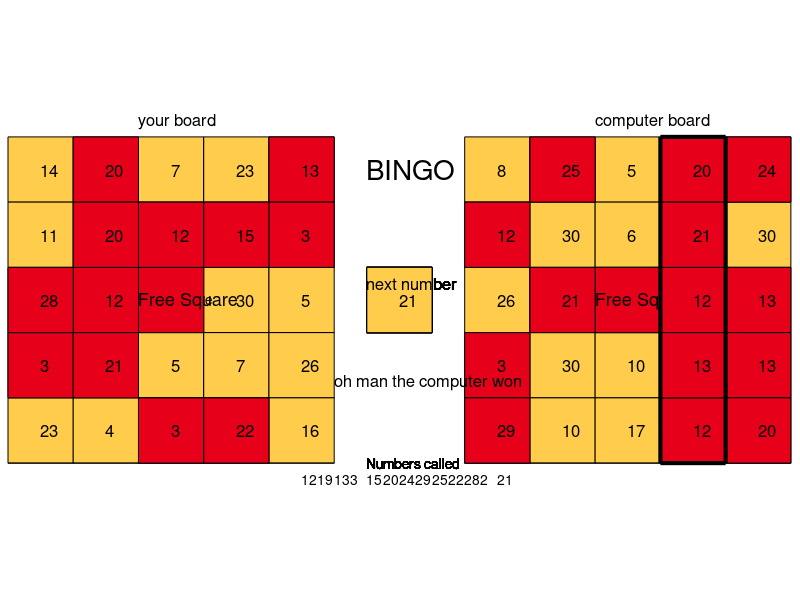

MATLAB code to generate this figure:
function FINALPROJECT

boardie


cb=randi(30,5,5)
cb(3,3)=0
rectangle('position',[60 40 20 20],'FaceColor',[0.9 0. 0.1])
%EVERYTHING DONE BEFORE THIS WAS TO MAKE THE BOARD AND THE FREE SPACE

yb=randi(30,5,5)
yb(3,3)=0
counter1=1
counter2=1
for(j=1:5)
    for(i=1:5)
   text(i*20+10,j*20-10,num2str(cb(i,j)),'FontSize',12)
   text(i*20-130,j*20-10,num2str(yb(i,j)),'FontSize',12)
    end
end
%puts the numbers on the table
rectangle('position',[60 40 20 20],'FaceColor',[0.9 0. 0.1])
rectangle('position',[-80 40 20 20],'FaceColor',[0.9 0. 0.1])

text(-80,50,'Free Square','FontSize',13)
text(60,50,'Free Square','FontSize',13)
wincb=0
winyb=0
winnercb=0
winneryb=0
notnextnum=[1,30]
cntr=1
while(winnercb==0&&winneryb==0)
    pause(0.001)
  
  nextnum=randi(30) 
  while(find(nextnum==notnextnum))
      nextnum=randi(30)
  end
  notnextnum(cntr)=nextnum
  cntr=cntr+1
  text(-10,100,'Numbers called')
  text(-40+(5*cntr),105,num2str(nextnum))
  rectangle('position',[-10 40 20 20],'FaceColor', [1,0.8,0.3])
  text(-10,45,'next number','FontSize',12) 
  text(0,50,num2str(nextnum),'FontSize',12)
  %this checks to see if the number has been called
  for(k=1:5)
      for(l=1:5)
          if((cb(k,l))==nextnum)
              save=cb(k,l)
              cb(k,l)=0;
              rectangle('position',[k*20 l*20-20 20 20],'FaceColor',[0.9 0. 0.1])
              text(k*20+10,l*20-10,num2str(save),'FontSize',12)
          end
              if((yb(k,l))==nextnum)
              save=yb(k,l)
              yb(k,l)=0;
              rectangle('position',[k*20-140 l*20-20 20 20],'FaceColor',[0.9 0. 0.1])
              text(k*20-130,l*20-10,num2str(save),'FontSize',12)
              
              end
      end
  end
  
  
  %this checks to see if a player has won
  %goes through each column row and diag to see if they have bingo
    for(i=1:5)

        winyb=((sum(yb(i,:)))==0||((sum(yb(:,i)))==0)||sum(diag(yb))==0||sum(diag(flipud(yb)))==0);
        wincb=((sum(cb(i,:)))==0||((sum(cb(:,i)))==0)||sum(diag(cb))==0||sum(diag(flipud(cb)))==0);
        if((sum(yb(i,:)))==0)
           rectangle('position',[(-120+(20*(i-1))) 0 20 100],'LineWidth',3)
        
        elseif((sum(yb(:,i)))==0)
           rectangle('position',[-120 (0+(20*(i-1))) 100 20],'LineWidth',3)
        
        elseif(sum(diag(yb))==0)
          line([-20,-120],[100,0],'LineWidth',2)
        
        elseif(sum(diag(flipud(yb)))==0)
           line([-120,-20],[100,0],'LineWidth',2)
            
        end
         if((sum(cb(i,:)))==0)
           rectangle('position',[(20+(20*(i-1))) 0 20 100],'LineWidth',3)
        
         elseif((sum(cb(:,i)))==0)
           rectangle('position',[20 (0+(20*(i-1))) 100 20],'LineWidth',3)
        
         elseif(sum(diag(cb))==0)
            line([120,20],[100,0],'LineWidth',2)
        
         elseif(sum(diag(flipud(cb)))==0)
             line([20,120],[100,0],'LineWidth',2)
         end
    
        if(wincb==1)
            winnercb=1
        end
        if(winyb==1)
            winneryb=1
        end
   
  
 
    end
    end
%displays if the player has won lost or drew
winner(winneryb,winnercb)

end





function boardie

scrsz = get(0,'ScreenSize');
width = scrsz(3); %width of the monitor
height = scrsz(4); %height of the monitor
my_color = [0.8 0.9 0.6]; %color of the figure
%set the size and position of the figure
hf =figure('Position',[20 50 round(0.8*width) round(0.85*height)]);
set(hf, 'Color', my_color); %set the color of the figure
axis([-120 120 0 100]); %set the limits on the axis
axis ij; % place the origin of the j axis on the top.
daspect([1 1 1]); % makes the axis symmetrical
haxis = gca; % give the gca (get current axis) a name
% control the axis
set(haxis,'XAxisLocation','origin','YAxisLocation','origin',...
 'Position',[0.01 0 0.9786 1])
 set(haxis, 'Visible', 'off') %uncomment this line later
for(i=0:20:100)
    for(j=-120:20:-40)
rectangle('position',[j i 20 20],'FaceColor',[1,0.8,0.3])
    end
end
for(i=0:20:100)
    for(j=20:20:100)
       rectangle('position',[j i 20 20],'FaceColor',[1,0.8,0.3])
    end
end
rectangle('position',[-10 40 20 20],'FaceColor',[1,0.8,0.3])
text(-80,-5,'your board','FontSize',12)
text(60,-5,'computer board','FontSize',12)
text(-10,10,'BINGO','FontSize',20)
text(-80,50,'Free Square')
end
 
function wins=winner(wing1,wing2)
if(wing1==1&&wing2==1)
    disp('draw')
    text(-5,75,'draw','FontSize',20)
elseif(wing1==1)
    disp('yay you won')
    text(-15,75,'yay you won','FontSize',16)
elseif(wing2==1)
    disp('oh man the computer won')
    text(-20,75,'oh man the computer won','FontSize',12)
end
end


